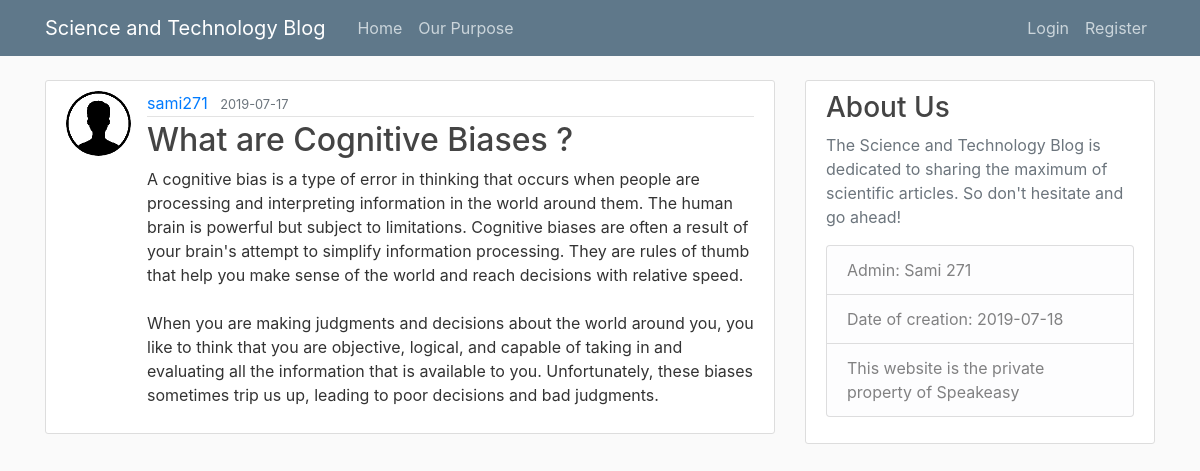
The app's page /posts/5 with its own data.
### flaskblog/models.py (models this page shows, shortened)
class User(db.Model,UserMixin):
	id=db.Column(db.Integer,primary_key=True)
	username=db.Column(db.String(20),unique=True,nullable=False)
	email=db.Column(db.String(120),unique=True,nullable=False)
	image_file=db.Column(db.String(20),nullable=False, default='default.png')
	password=db.Column(db.String(60),nullable=False)
	posts=db.relationship('Post',backref='author',lazy=True)

class Post(db.Model):
	id=db.Column(db.Integer,primary_key=True)
	title=db.Column(db.String(100),nullable=False)
	date_posted=db.Column(db.DateTime,nullable=False,default=datetime.utcnow)
	content=db.Column(db.Text,nullable=False)
	user_id=db.Column(db.Integer,db.ForeignKey('user.id'),nullable=False)

### flaskblog/routes.py (the view)
@app.route('/posts/<int:post_id>')
def post(post_id):
	post=Post.query.get_or_404(post_id)
	return render_template('post.html',title=post.title,post=post)

### flaskblog/templates/post.html (shortened to what this page needs)
{% extends "layout.html"%}
{% block content %}
		<article class="media content-section">
	      		<img class="rounded-circle article-img" src="{{url_for('static',filename='profile_pics/'+post.author.image_file)}}">
	  <div class="media-body">
	    <div class="article-metadata">
	      <a class="mr-2" href="{{url_for('user_posts',username=post.author.username)}}">{{ post.author.username }}</a>
	      <small class="text-muted">{{ post.date_posted.strftime('%Y-%m-%d') }}</small>
	    </div>
	    <h2 class='article-title'>{{ post.title }}</h2>
	    <p class="article-content">{{ post.content }}</p>
	  </div>
	</article>
{% endblock content %}

### flaskblog/static/main.css (style rules this page uses)
body { background: #fafafa; color: #333333; margin-top: 5rem; }
h1, h2, h3, h4, h5, h6 { color: #444444; }
.content-section { background: #ffffff; padding: 10px 20px; border: 1px solid #dddddd; border-radius: 3px; margin-bottom: 20px; }
.article-title { color: #444444; }
.article-content { white-space: pre-line; }
.article-img { height: 65px; width: 65px; margin-right: 16px; }
.article-metadata { padding-bottom: 1px; margin-bottom: 4px; border-bottom: 1px solid #e3e3e3 }

### records on screen
User: image_file (picture), author.username "sami271"
Post: date_posted "2019-07-17", title "What are Cognitive Biases ?", content "A cognitive bias is a type of error in thinking that occurs when people are processing and interpreting information in the world around them. The human brain is powerful but subject to limitations. Cognitive biases are often a result of your brain's attempt to simplify information processing. They are rules of thumb that help you make sense of the world and reach decisions with relative speed. When you are making judgments and decisions about the world around you, you like to think that you are objective, logical, and capable of taking in and evaluating all the information that is available to you. Unfortunately, these biases sometimes trip us up, leading to poor decisions and bad judgments."
